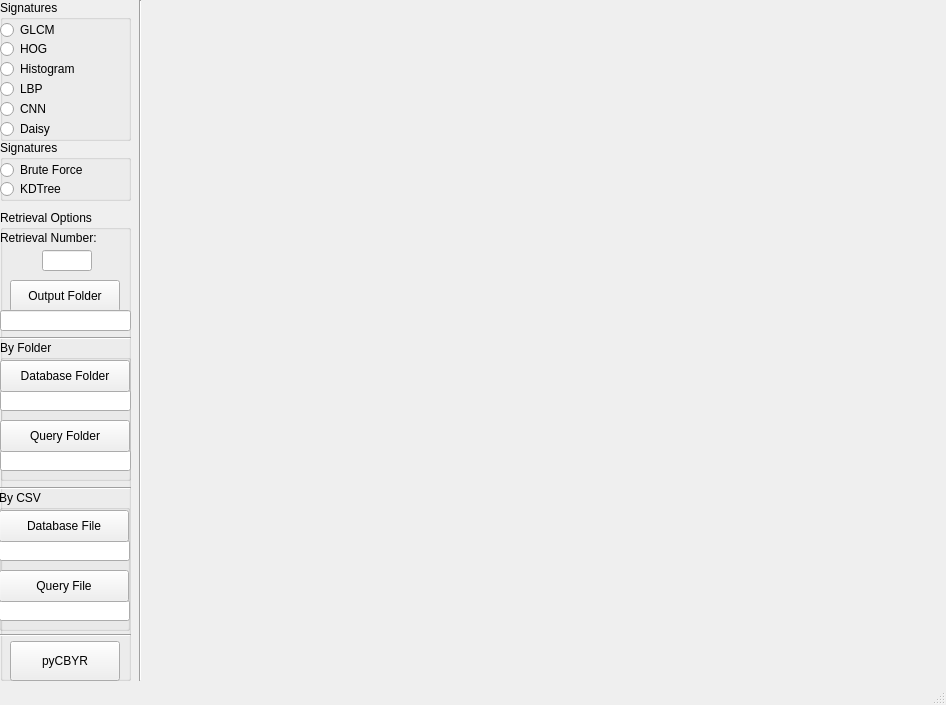
<?xml version="1.0" encoding="UTF-8"?>
<ui version="4.0">
 <class>pyCBIR</class>
 <widget class="QMainWindow" name="pyCBIR">
  <property name="geometry">
   <rect>
    <x>0</x>
    <y>0</y>
    <width>946</width>
    <height>705</height>
   </rect>
  </property>
  <property name="windowTitle">
   <string>pyCBIR</string>
  </property>
  <widget class="QWidget" name="centralwidget">
   <widget class="QGroupBox" name="groupBox">
    <property name="geometry">
     <rect>
      <x>0</x>
      <y>0</y>
      <width>131</width>
      <height>141</height>
     </rect>
    </property>
    <property name="title">
     <string>Signatures</string>
    </property>
    <widget class="QRadioButton" name="radioButton">
     <property name="geometry">
      <rect>
       <x>0</x>
       <y>20</y>
       <width>101</width>
       <height>20</height>
      </rect>
     </property>
     <property name="text">
      <string>GLCM</string>
     </property>
    </widget>
    <widget class="QRadioButton" name="radioButton_2">
     <property name="geometry">
      <rect>
       <x>0</x>
       <y>40</y>
       <width>97</width>
       <height>18</height>
      </rect>
     </property>
     <property name="text">
      <string>HOG</string>
     </property>
    </widget>
    <widget class="QRadioButton" name="radioButton_3">
     <property name="geometry">
      <rect>
       <x>0</x>
       <y>60</y>
       <width>141</width>
       <height>18</height>
      </rect>
     </property>
     <property name="text">
      <string>Histogram</string>
     </property>
    </widget>
    <widget class="QRadioButton" name="radioButton_4">
     <property name="geometry">
      <rect>
       <x>0</x>
       <y>80</y>
       <width>97</width>
       <height>18</height>
      </rect>
     </property>
     <property name="text">
      <string>LBP</string>
     </property>
    </widget>
    <widget class="QRadioButton" name="radioButton_5">
     <property name="geometry">
      <rect>
       <x>0</x>
       <y>100</y>
       <width>97</width>
       <height>18</height>
      </rect>
     </property>
     <property name="text">
      <string>CNN</string>
     </property>
    </widget>
    <widget class="QRadioButton" name="radioButton_6">
     <property name="geometry">
      <rect>
       <x>0</x>
       <y>120</y>
       <width>97</width>
       <height>18</height>
      </rect>
     </property>
     <property name="text">
      <string>Daisy</string>
     </property>
    </widget>
   </widget>
   <widget class="QGroupBox" name="groupBox_2">
    <property name="geometry">
     <rect>
      <x>0</x>
      <y>140</y>
      <width>131</width>
      <height>61</height>
     </rect>
    </property>
    <property name="title">
     <string>Signatures</string>
    </property>
    <widget class="QRadioButton" name="radioButton_7">
     <property name="geometry">
      <rect>
       <x>0</x>
       <y>20</y>
       <width>101</width>
       <height>20</height>
      </rect>
     </property>
     <property name="text">
      <string>Brute Force</string>
     </property>
    </widget>
    <widget class="QRadioButton" name="radioButton_8">
     <property name="geometry">
      <rect>
       <x>0</x>
       <y>40</y>
       <width>97</width>
       <height>18</height>
      </rect>
     </property>
     <property name="text">
      <string>KDTree</string>
     </property>
    </widget>
   </widget>
   <widget class="QGroupBox" name="groupBox_3">
    <property name="geometry">
     <rect>
      <x>0</x>
      <y>210</y>
      <width>131</width>
      <height>471</height>
     </rect>
    </property>
    <property name="title">
     <string>Retrieval Options</string>
    </property>
    <widget class="QLabel" name="label">
     <property name="geometry">
      <rect>
       <x>0</x>
       <y>20</y>
       <width>111</width>
       <height>16</height>
      </rect>
     </property>
     <property name="text">
      <string>Retrieval Number:</string>
     </property>
    </widget>
    <widget class="QLineEdit" name="lineEdit">
     <property name="geometry">
      <rect>
       <x>42</x>
       <y>40</y>
       <width>50</width>
       <height>21</height>
      </rect>
     </property>
    </widget>
    <widget class="QGroupBox" name="groupBox_4">
     <property name="geometry">
      <rect>
       <x>0</x>
       <y>130</y>
       <width>131</width>
       <height>141</height>
      </rect>
     </property>
     <property name="title">
      <string>By Folder</string>
     </property>
     <widget class="QLineEdit" name="lineEdit_3">
      <property name="geometry">
       <rect>
        <x>0</x>
        <y>50</y>
        <width>131</width>
        <height>21</height>
       </rect>
      </property>
     </widget>
     <widget class="QPushButton" name="pushButton_3">
      <property name="geometry">
       <rect>
        <x>0</x>
        <y>20</y>
        <width>130</width>
        <height>32</height>
       </rect>
      </property>
      <property name="text">
       <string>Database Folder</string>
      </property>
     </widget>
     <widget class="QLineEdit" name="lineEdit_4">
      <property name="geometry">
       <rect>
        <x>0</x>
        <y>110</y>
        <width>131</width>
        <height>21</height>
       </rect>
      </property>
     </widget>
     <widget class="QPushButton" name="pushButton_4">
      <property name="geometry">
       <rect>
        <x>0</x>
        <y>80</y>
        <width>130</width>
        <height>32</height>
       </rect>
      </property>
      <property name="text">
       <string>Query Folder</string>
      </property>
     </widget>
    </widget>
    <widget class="QGroupBox" name="groupBox_5">
     <property name="geometry">
      <rect>
       <x>-1</x>
       <y>280</y>
       <width>131</width>
       <height>141</height>
      </rect>
     </property>
     <property name="title">
      <string>By CSV</string>
     </property>
     <widget class="QLineEdit" name="lineEdit_5">
      <property name="geometry">
       <rect>
        <x>0</x>
        <y>50</y>
        <width>131</width>
        <height>21</height>
       </rect>
      </property>
     </widget>
     <widget class="QLineEdit" name="lineEdit_6">
      <property name="geometry">
       <rect>
        <x>0</x>
        <y>110</y>
        <width>131</width>
        <height>21</height>
       </rect>
      </property>
     </widget>
     <widget class="QPushButton" name="pushButton_5">
      <property name="geometry">
       <rect>
        <x>0</x>
        <y>20</y>
        <width>130</width>
        <height>32</height>
       </rect>
      </property>
      <property name="text">
       <string>Database File</string>
      </property>
     </widget>
     <widget class="QPushButton" name="pushButton_6">
      <property name="geometry">
       <rect>
        <x>0</x>
        <y>80</y>
        <width>130</width>
        <height>32</height>
       </rect>
      </property>
      <property name="text">
       <string>Query File</string>
      </property>
     </widget>
    </widget>
    <widget class="QPushButton" name="pushButton">
     <property name="geometry">
      <rect>
       <x>10</x>
       <y>431</y>
       <width>110</width>
       <height>40</height>
      </rect>
     </property>
     <property name="text">
      <string>pyCBYR</string>
     </property>
    </widget>
    <widget class="QPushButton" name="pushButton_2">
     <property name="geometry">
      <rect>
       <x>10</x>
       <y>70</y>
       <width>110</width>
       <height>32</height>
      </rect>
     </property>
     <property name="text">
      <string>Output Folder</string>
     </property>
    </widget>
    <widget class="QLineEdit" name="lineEdit_2">
     <property name="geometry">
      <rect>
       <x>0</x>
       <y>100</y>
       <width>131</width>
       <height>21</height>
      </rect>
     </property>
    </widget>
    <widget class="Line" name="line_2">
     <property name="geometry">
      <rect>
       <x>0</x>
       <y>120</y>
       <width>131</width>
       <height>16</height>
      </rect>
     </property>
     <property name="orientation">
      <enum>Qt::Horizontal</enum>
     </property>
    </widget>
    <widget class="Line" name="line_3">
     <property name="geometry">
      <rect>
       <x>0</x>
       <y>273</y>
       <width>131</width>
       <height>10</height>
      </rect>
     </property>
     <property name="orientation">
      <enum>Qt::Horizontal</enum>
     </property>
    </widget>
    <widget class="Line" name="line_4">
     <property name="geometry">
      <rect>
       <x>0</x>
       <y>420</y>
       <width>131</width>
       <height>10</height>
      </rect>
     </property>
     <property name="orientation">
      <enum>Qt::Horizontal</enum>
     </property>
    </widget>
   </widget>
   <widget class="Line" name="line_5">
    <property name="geometry">
     <rect>
      <x>130</x>
      <y>0</y>
      <width>20</width>
      <height>681</height>
     </rect>
    </property>
    <property name="orientation">
     <enum>Qt::Vertical</enum>
    </property>
   </widget>
  </widget>
  <widget class="QStatusBar" name="statusbar"/>
 </widget>
 <resources/>
 <connections/>
</ui>
